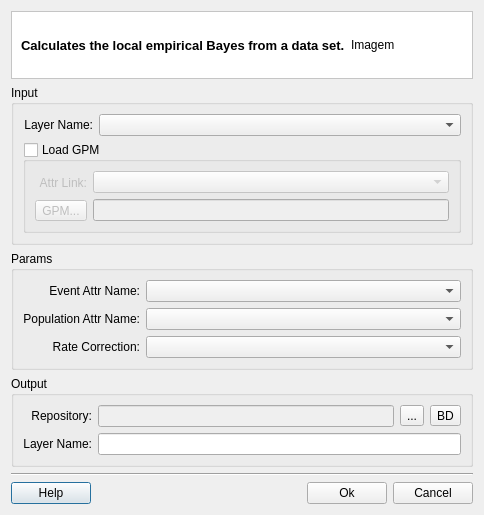
<?xml version="1.0" encoding="UTF-8"?>
<ui version="4.0">
 <class>BayesLocalDialogForm</class>
 <widget class="QDialog" name="BayesLocalDialogForm">
  <property name="geometry">
   <rect>
    <x>0</x>
    <y>0</y>
    <width>496</width>
    <height>486</height>
   </rect>
  </property>
  <property name="windowTitle">
   <string>Local Empirical Bayes</string>
  </property>
  <layout class="QGridLayout" name="gridLayout_17">
   <property name="sizeConstraint">
    <enum>QLayout::SetFixedSize</enum>
   </property>
   <item row="0" column="0">
    <layout class="QGridLayout" name="gridLayout_16">
     <item row="0" column="0">
      <widget class="QFrame" name="frame">
       <property name="styleSheet">
        <string notr="true">QWidget { background: white }</string>
       </property>
       <property name="frameShape">
        <enum>QFrame::StyledPanel</enum>
       </property>
       <property name="frameShadow">
        <enum>QFrame::Sunken</enum>
       </property>
       <layout class="QGridLayout" name="gridLayout_2">
        <item row="0" column="0">
         <widget class="QLabel" name="m_titleLabel">
          <property name="font">
           <font>
            <pointsize>10</pointsize>
            <weight>75</weight>
            <bold>true</bold>
           </font>
          </property>
          <property name="text">
           <string>Calculates the local empirical Bayes from a data set.</string>
          </property>
         </widget>
        </item>
        <item row="0" column="1">
         <widget class="QLabel" name="m_imgLabel">
          <property name="minimumSize">
           <size>
            <width>112</width>
            <height>48</height>
           </size>
          </property>
          <property name="maximumSize">
           <size>
            <width>48</width>
            <height>48</height>
           </size>
          </property>
          <property name="text">
           <string>Imagem</string>
          </property>
         </widget>
        </item>
       </layout>
      </widget>
     </item>
     <item row="1" column="0">
      <widget class="QGroupBox" name="groupBox">
       <property name="title">
        <string>Input</string>
       </property>
       <property name="flat">
        <bool>true</bool>
       </property>
       <layout class="QGridLayout" name="gridLayout_15">
        <item row="0" column="0">
         <layout class="QGridLayout" name="gridLayout_14">
          <item row="0" column="0">
           <layout class="QGridLayout" name="gridLayout_3">
            <item row="0" column="0">
             <widget class="QLabel" name="label">
              <property name="minimumSize">
               <size>
                <width>70</width>
                <height>0</height>
               </size>
              </property>
              <property name="text">
               <string>Layer Name:</string>
              </property>
              <property name="alignment">
               <set>Qt::AlignRight|Qt::AlignTrailing|Qt::AlignVCenter</set>
              </property>
             </widget>
            </item>
            <item row="0" column="1">
             <widget class="QComboBox" name="m_inputLayerComboBox">
              <property name="sizePolicy">
               <sizepolicy hsizetype="MinimumExpanding" vsizetype="Fixed">
                <horstretch>0</horstretch>
                <verstretch>0</verstretch>
               </sizepolicy>
              </property>
             </widget>
            </item>
           </layout>
          </item>
          <item row="1" column="0">
           <widget class="QGroupBox" name="m_gpmGroupBox">
            <property name="title">
             <string>Load GPM</string>
            </property>
            <property name="flat">
             <bool>true</bool>
            </property>
            <property name="checkable">
             <bool>true</bool>
            </property>
            <property name="checked">
             <bool>false</bool>
            </property>
            <layout class="QGridLayout" name="gridLayout_13">
             <item row="0" column="0">
              <layout class="QGridLayout" name="gridLayout_11">
               <item row="0" column="0">
                <layout class="QGridLayout" name="gridLayout_10">
                 <item row="0" column="0">
                  <widget class="QLabel" name="label_8">
                   <property name="text">
                    <string>Attr Link:</string>
                   </property>
                   <property name="alignment">
                    <set>Qt::AlignRight|Qt::AlignTrailing|Qt::AlignVCenter</set>
                   </property>
                  </widget>
                 </item>
                 <item row="1" column="0">
                  <widget class="QToolButton" name="m_gpmToolButton">
                   <property name="sizePolicy">
                    <sizepolicy hsizetype="Minimum" vsizetype="Fixed">
                     <horstretch>0</horstretch>
                     <verstretch>0</verstretch>
                    </sizepolicy>
                   </property>
                   <property name="text">
                    <string>GPM...</string>
                   </property>
                   <property name="toolButtonStyle">
                    <enum>Qt::ToolButtonTextBesideIcon</enum>
                   </property>
                  </widget>
                 </item>
                </layout>
               </item>
               <item row="0" column="1">
                <layout class="QGridLayout" name="gridLayout_4">
                 <item row="0" column="0">
                  <widget class="QComboBox" name="m_attrLinkComboBox"/>
                 </item>
                 <item row="1" column="0">
                  <widget class="QLineEdit" name="m_gpmLineEdit">
                   <property name="enabled">
                    <bool>false</bool>
                   </property>
                  </widget>
                 </item>
                </layout>
               </item>
              </layout>
             </item>
            </layout>
           </widget>
          </item>
         </layout>
        </item>
       </layout>
      </widget>
     </item>
     <item row="2" column="0">
      <widget class="QGroupBox" name="groupBox_3">
       <property name="title">
        <string>Params</string>
       </property>
       <property name="flat">
        <bool>true</bool>
       </property>
       <layout class="QGridLayout" name="gridLayout_12">
        <item row="0" column="0">
         <layout class="QGridLayout" name="gridLayout_9">
          <item row="0" column="0">
           <layout class="QGridLayout" name="gridLayout_5">
            <item row="0" column="0">
             <widget class="QLabel" name="label_2">
              <property name="minimumSize">
               <size>
                <width>70</width>
                <height>0</height>
               </size>
              </property>
              <property name="text">
               <string>Event Attr Name:</string>
              </property>
              <property name="alignment">
               <set>Qt::AlignRight|Qt::AlignTrailing|Qt::AlignVCenter</set>
              </property>
             </widget>
            </item>
            <item row="1" column="0">
             <widget class="QLabel" name="label_7">
              <property name="text">
               <string>Population Attr Name:</string>
              </property>
              <property name="alignment">
               <set>Qt::AlignRight|Qt::AlignTrailing|Qt::AlignVCenter</set>
              </property>
             </widget>
            </item>
            <item row="2" column="0">
             <widget class="QLabel" name="label_4">
              <property name="text">
               <string>Rate Correction:</string>
              </property>
              <property name="alignment">
               <set>Qt::AlignRight|Qt::AlignTrailing|Qt::AlignVCenter</set>
              </property>
             </widget>
            </item>
           </layout>
          </item>
          <item row="0" column="1">
           <layout class="QGridLayout" name="gridLayout_6">
            <item row="0" column="0">
             <widget class="QComboBox" name="m_attrEventComboBox">
              <property name="enabled">
               <bool>true</bool>
              </property>
              <property name="sizePolicy">
               <sizepolicy hsizetype="MinimumExpanding" vsizetype="Fixed">
                <horstretch>0</horstretch>
                <verstretch>0</verstretch>
               </sizepolicy>
              </property>
             </widget>
            </item>
            <item row="1" column="0">
             <widget class="QComboBox" name="m_attrPopComboBox">
              <property name="sizePolicy">
               <sizepolicy hsizetype="MinimumExpanding" vsizetype="Fixed">
                <horstretch>0</horstretch>
                <verstretch>0</verstretch>
               </sizepolicy>
              </property>
             </widget>
            </item>
            <item row="2" column="0">
             <widget class="QComboBox" name="m_rateComboBox">
              <property name="sizePolicy">
               <sizepolicy hsizetype="MinimumExpanding" vsizetype="Fixed">
                <horstretch>0</horstretch>
                <verstretch>0</verstretch>
               </sizepolicy>
              </property>
             </widget>
            </item>
           </layout>
          </item>
         </layout>
        </item>
       </layout>
      </widget>
     </item>
     <item row="3" column="0">
      <widget class="QGroupBox" name="groupBox_2">
       <property name="sizePolicy">
        <sizepolicy hsizetype="Preferred" vsizetype="Preferred">
         <horstretch>0</horstretch>
         <verstretch>0</verstretch>
        </sizepolicy>
       </property>
       <property name="title">
        <string>Output</string>
       </property>
       <property name="flat">
        <bool>true</bool>
       </property>
       <layout class="QGridLayout" name="gridLayout_22">
        <item row="0" column="0">
         <layout class="QGridLayout" name="gridLayout_21">
          <item row="0" column="0">
           <layout class="QGridLayout" name="gridLayout_7">
            <item row="0" column="0">
             <widget class="QLabel" name="label_6">
              <property name="text">
               <string>Repository:</string>
              </property>
              <property name="alignment">
               <set>Qt::AlignRight|Qt::AlignTrailing|Qt::AlignVCenter</set>
              </property>
             </widget>
            </item>
            <item row="1" column="0">
             <widget class="QLabel" name="label_3">
              <property name="text">
               <string>Layer Name:</string>
              </property>
              <property name="alignment">
               <set>Qt::AlignRight|Qt::AlignTrailing|Qt::AlignVCenter</set>
              </property>
             </widget>
            </item>
           </layout>
          </item>
          <item row="0" column="1">
           <layout class="QGridLayout" name="gridLayout_20">
            <item row="0" column="0">
             <layout class="QGridLayout" name="gridLayout_8">
              <item row="0" column="0">
               <widget class="QLineEdit" name="m_repositoryLineEdit">
                <property name="enabled">
                 <bool>false</bool>
                </property>
               </widget>
              </item>
              <item row="0" column="1">
               <widget class="QToolButton" name="m_targetFileToolButton">
                <property name="minimumSize">
                 <size>
                  <width>0</width>
                  <height>0</height>
                 </size>
                </property>
                <property name="text">
                 <string>...</string>
                </property>
               </widget>
              </item>
              <item row="0" column="2">
               <widget class="QToolButton" name="m_targetDatasourceToolButton">
                <property name="minimumSize">
                 <size>
                  <width>0</width>
                  <height>0</height>
                 </size>
                </property>
                <property name="text">
                 <string>BD</string>
                </property>
               </widget>
              </item>
             </layout>
            </item>
            <item row="1" column="0">
             <widget class="QLineEdit" name="m_newLayerNameLineEdit">
              <property name="readOnly">
               <bool>false</bool>
              </property>
             </widget>
            </item>
           </layout>
          </item>
         </layout>
        </item>
       </layout>
      </widget>
     </item>
     <item row="4" column="0">
      <layout class="QGridLayout" name="gridLayout">
       <item row="0" column="0" colspan="4">
        <widget class="Line" name="line">
         <property name="orientation">
          <enum>Qt::Horizontal</enum>
         </property>
        </widget>
       </item>
       <item row="1" column="0">
        <widget class="te::qt::widgets::HelpPushButton" name="m_helpPushButton">
         <property name="text">
          <string>Help</string>
         </property>
        </widget>
       </item>
       <item row="1" column="1">
        <spacer name="horizontalSpacer">
         <property name="orientation">
          <enum>Qt::Horizontal</enum>
         </property>
         <property name="sizeHint" stdset="0">
          <size>
           <width>40</width>
           <height>20</height>
          </size>
         </property>
        </spacer>
       </item>
       <item row="1" column="2">
        <widget class="QPushButton" name="m_okPushButton">
         <property name="text">
          <string>Ok</string>
         </property>
        </widget>
       </item>
       <item row="1" column="3">
        <widget class="QPushButton" name="m_cancelPushButton">
         <property name="text">
          <string>Cancel</string>
         </property>
        </widget>
       </item>
      </layout>
     </item>
    </layout>
   </item>
  </layout>
 </widget>
 <customwidgets>
  <customwidget>
   <class>te::qt::widgets::HelpPushButton</class>
   <extends>QPushButton</extends>
   <header>terralib/qt/widgets/help/HelpPushButton.h</header>
  </customwidget>
 </customwidgets>
 <tabstops>
  <tabstop>m_inputLayerComboBox</tabstop>
  <tabstop>m_gpmGroupBox</tabstop>
  <tabstop>m_attrLinkComboBox</tabstop>
  <tabstop>m_gpmToolButton</tabstop>
  <tabstop>m_gpmLineEdit</tabstop>
  <tabstop>m_attrEventComboBox</tabstop>
  <tabstop>m_attrPopComboBox</tabstop>
  <tabstop>m_rateComboBox</tabstop>
  <tabstop>m_repositoryLineEdit</tabstop>
  <tabstop>m_targetFileToolButton</tabstop>
  <tabstop>m_targetDatasourceToolButton</tabstop>
  <tabstop>m_newLayerNameLineEdit</tabstop>
  <tabstop>m_okPushButton</tabstop>
  <tabstop>m_cancelPushButton</tabstop>
  <tabstop>m_helpPushButton</tabstop>
 </tabstops>
 <resources/>
 <connections>
  <connection>
   <sender>m_cancelPushButton</sender>
   <signal>released()</signal>
   <receiver>BayesLocalDialogForm</receiver>
   <slot>reject()</slot>
   <hints>
    <hint type="sourcelabel">
     <x>567</x>
     <y>548</y>
    </hint>
    <hint type="destinationlabel">
     <x>532</x>
     <y>509</y>
    </hint>
   </hints>
  </connection>
 </connections>
</ui>
